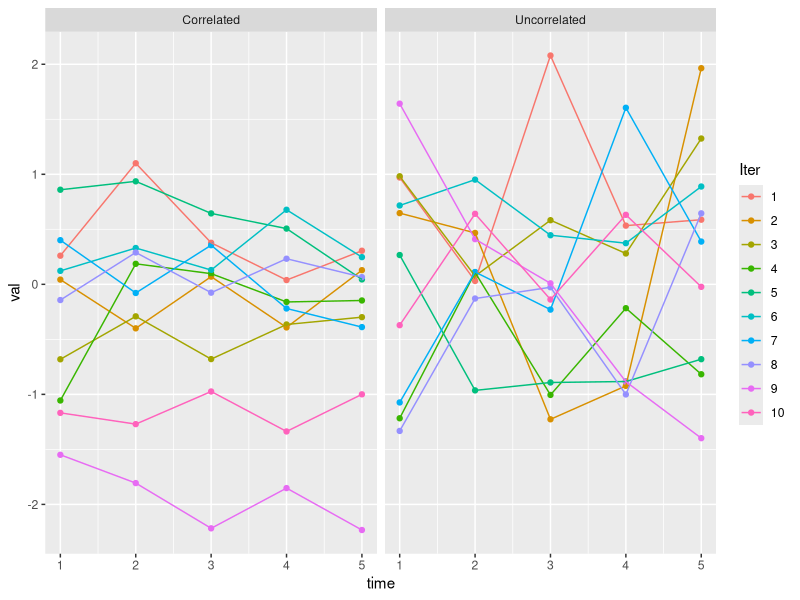
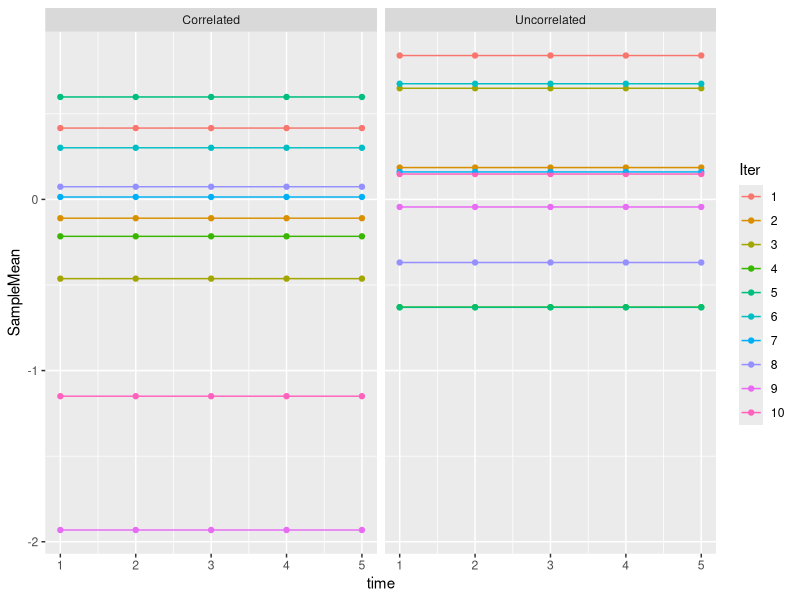
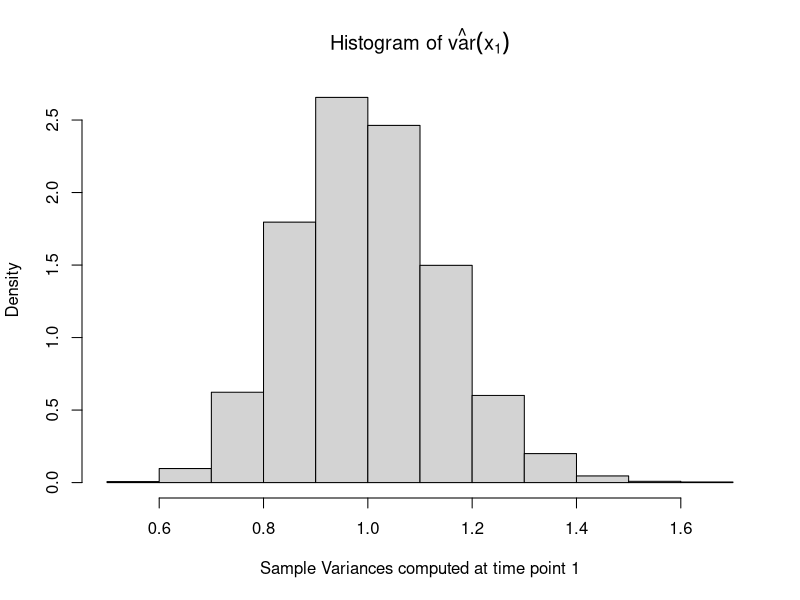
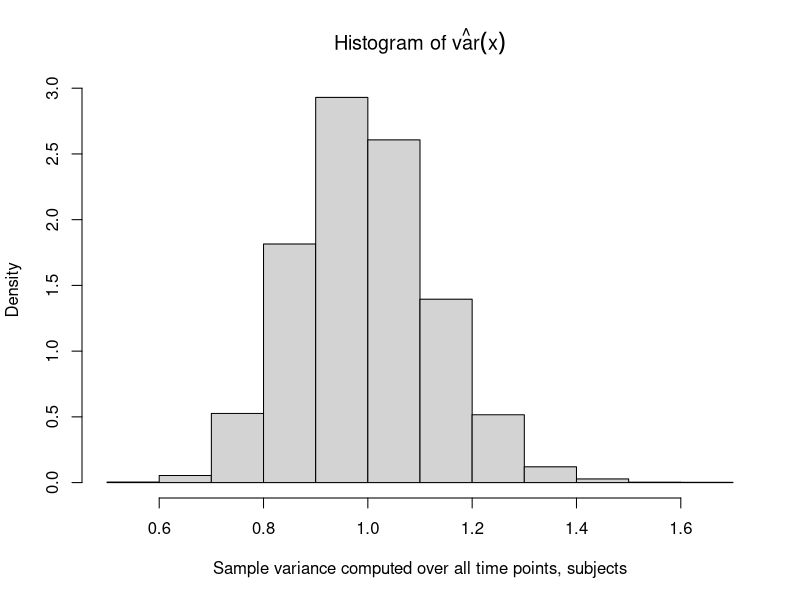
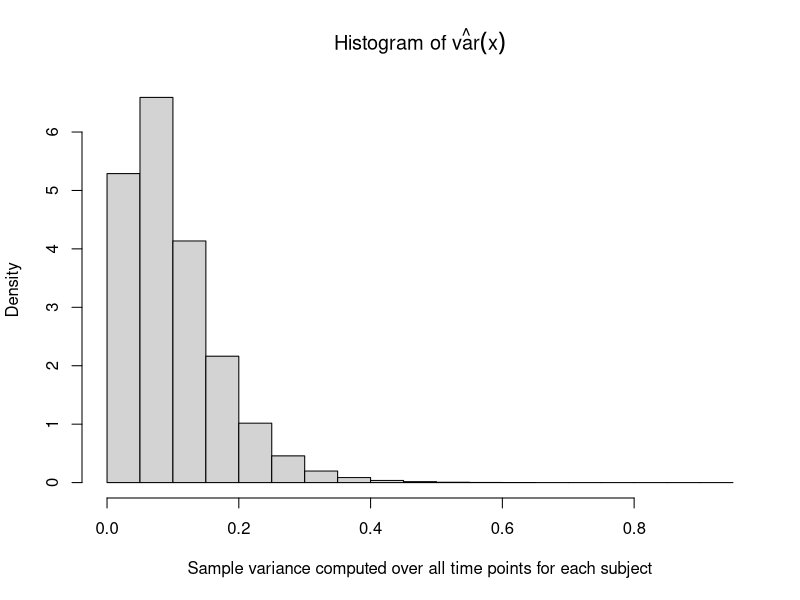
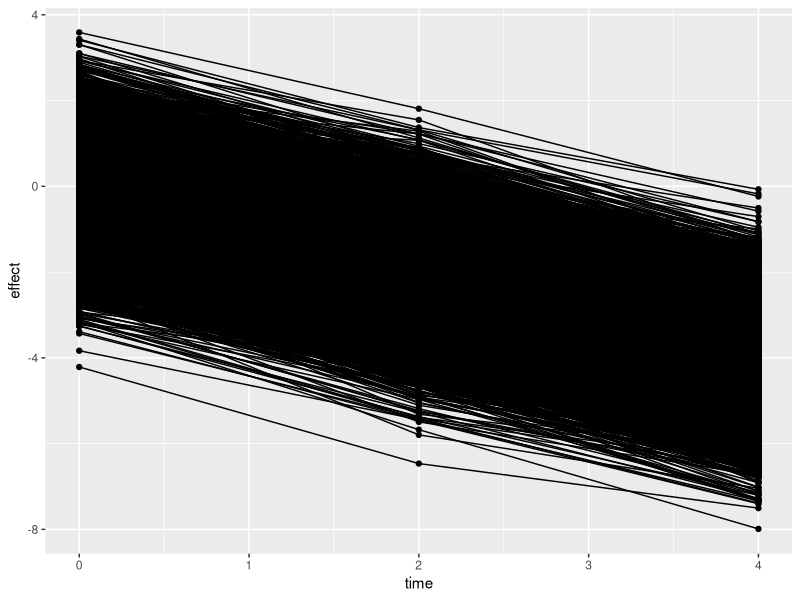
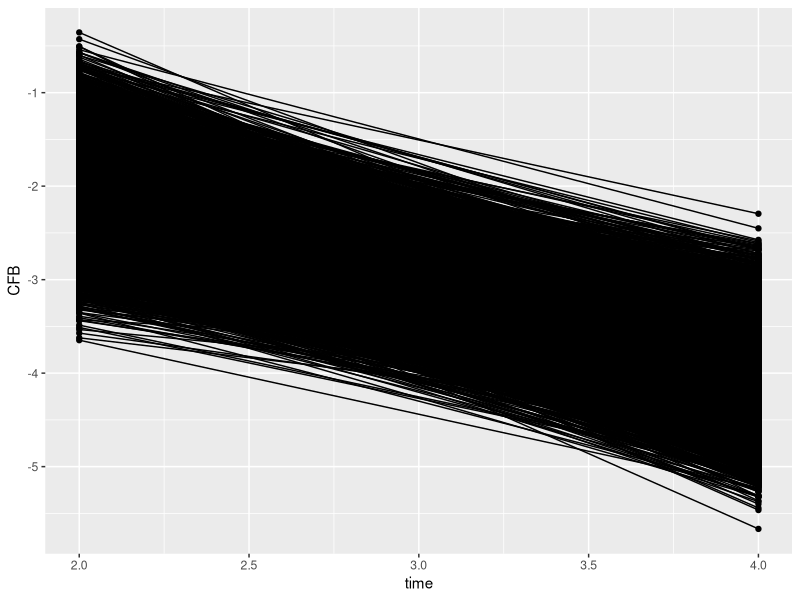

Write R code to recreate these figures, in order.
## ---- chunk 1
library(dplyr)
library(MASS)

rho <- 0.9
n <- 5 # number of time points
mu <- rep(0, n)
sigma <- matrix(rho, n, n)
diag(sigma) <- 1

cor_df <- data.frame(Cor = rep('Correlated', 50),
                     Iter = factor(rep(1:10, each = 5)),
                     time = rep(1:5, 10)) %>%
  group_by(Iter) %>%
  mutate(val = mvrnorm(1, mu, sigma)) %>%
  mutate(SampleMean = mean(val)) %>%
  ungroup()

uncor_df <- data.frame(Cor = rep('Uncorrelated', 50),
                       Iter = factor(rep(1:10, each = 5)),
                       time = rep(1:5, 10)) %>%
  group_by(Iter) %>%
  mutate(val = rnorm(5)) %>%
  mutate(SampleMean = mean(val)) %>%
  ungroup()

plot_df <- rbind(cor_df, uncor_df)

library(ggplot2)
ggplot(plot_df, aes(time, val, group = Iter, colour = Iter)) +
  geom_point() + geom_line() + facet_wrap(~ Cor)

ggplot(plot_df, aes(time, SampleMean, group = Iter, colour = Iter)) +
  geom_point() + geom_line() + facet_wrap(~ Cor)
## ---- chunk 2
nIter <- 10000
N <- 100
samp_mean <- numeric(nIter)
samp_var <- numeric(nIter)

for (i in 1:nIter)
{
  xs <- mvrnorm(N, mu, sigma)
  samp_mean[i] <- mean(xs[,1]) # mean of first time point
  samp_var[i] <- var(xs[,1]) # variance of first time point
}
var(samp_mean)
hist(samp_var, freq = FALSE, xlab = 'Sample Variances computed at time point 1', main = expression('Histogram of' ~ hat(var)(x[1])))

## ---- chunk 3
nIter <- 10000
samp_mean <- numeric(nIter)
samp_var <- numeric(nIter)

for (i in 1:nIter)
{
  xs <- mvrnorm(N, mu, sigma)
  samp_mean[i] <- mean(c(xs)) # mean of observations combined over time
  samp_var[i] <- var(c(xs)) # variance of these observations
}
var(samp_mean)

## ---- chunk 4
1 / (N * n) * (1 + (n - 1) * rho)
## ---- chunk 5
hist(samp_var, freq = FALSE, 
     xlab = 'Sample variance computed over all time points, subjects', 
     main = expression('Histogram of' ~ hat(var)(x)))
## ---- chunk 6
nIter <- 10000
samp_vars <- matrix(NA, 100, nIter)

for (i in 1:nIter)
{
  xs <- mvrnorm(100, mu, sigma)
  samp_vars[,i] <- apply(xs, 1, var) # variance for each subject
}
hist(c(samp_vars), freq = FALSE,  
     xlab = 'Sample variance computed over all time points for each subject', 
     main = expression('Histogram of' ~ hat(var)(x)))
## ---- chunk 7
library(dplyr)

nSub <- 10000

mu <- rep(0, 3)
sigma <- matrix(rho, 3, 3)
diag(sigma) <- 1

beta0 <- 0
beta1 <- -1

times <- c(0, 2, 4)
nTime <- length(times)

subj_df <- expand.grid(id = 1:nSub,
                       time = times)

trial_df <- subj_df %>%
  mutate(beta0 = beta0) %>%
  mutate(beta1 = beta1) %>%
  group_by(id) %>%
  mutate(error = mvrnorm(1, mu, sigma)) %>%
  ungroup() %>%
  mutate(effect = beta0 + beta1 * time + error)

ggplot(trial_df, aes(time, effect, group = id)) + 
  geom_line() + geom_point()
## ---- chunk 8
trial_df %>%
  group_by(time) %>%
  summarise(SampleMean = mean(effect),
            SampleVar = var(effect))
## ---- chunk 9
diff_df <- trial_df %>%
  arrange(id, time) %>%
  group_by(id) %>%
  mutate(CFB = effect - first(effect)) %>%
  ungroup() %>%
  filter(time > 0)

ggplot(diff_df, aes(time, CFB, group = id)) +
  geom_line() + geom_point()

diff_df %>%
  group_by(time) %>%
  summarise(SampleMean = mean(CFB),
            SampleVar = var(CFB))
